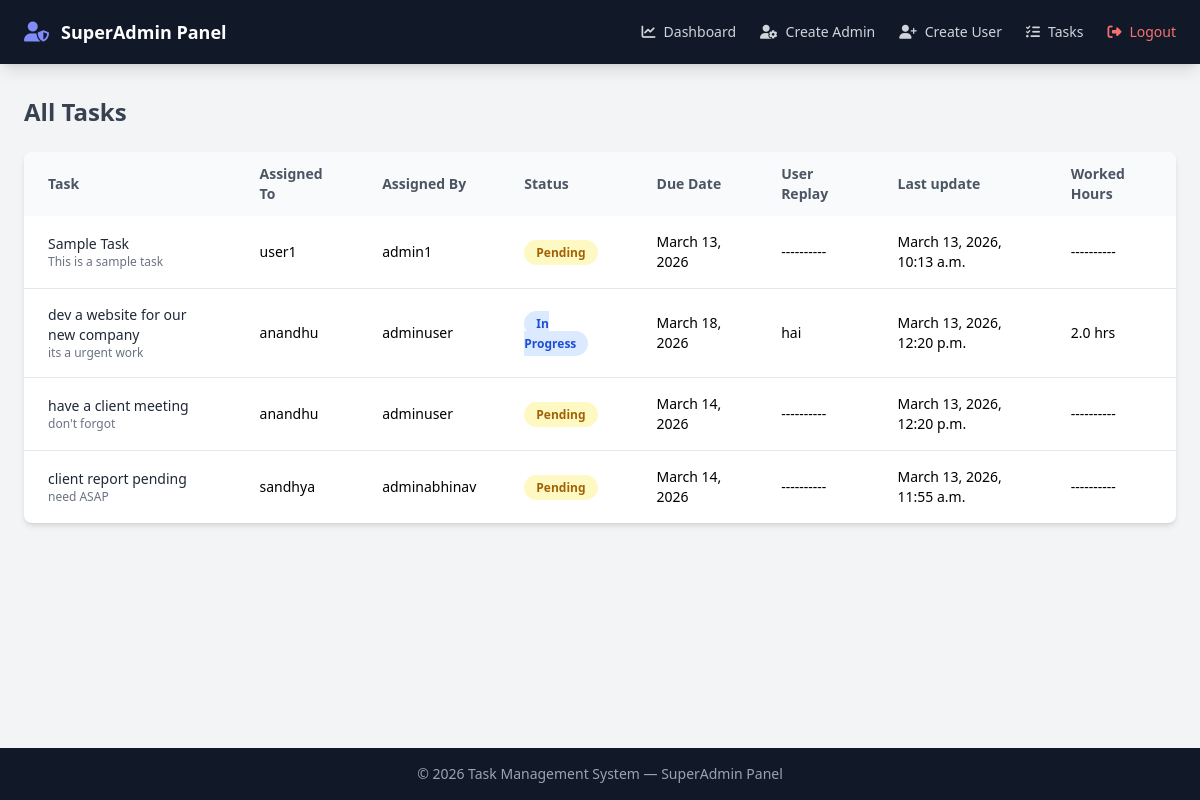
The page /superadmin/tasks/ (signed in) on the database as committed earlier.
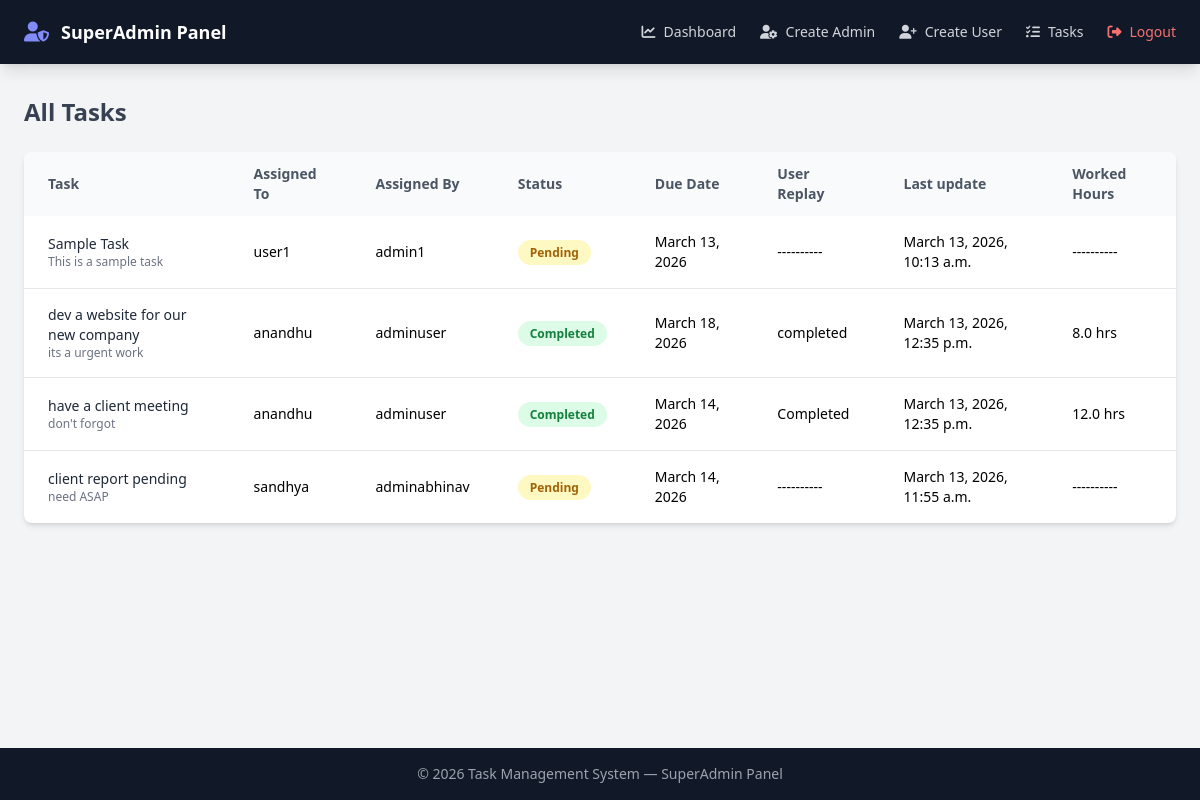
The same page on the database as committed later.
### app/models.py (models this page shows, shortened)
class Task(models.Model):
    STATUS_CHOICES = (
        ("PENDING", "Pending"),
        ("IN_PROGRESS", "In Progress"),
        ("COMPLETED", "Completed"),
    )
    title = models.CharField(max_length=255)
    description = models.TextField()
    assigned_to = models.ForeignKey(
        User,
        on_delete=models.CASCADE,
        related_name="assigned_tasks"
    )
    assigned_by = models.ForeignKey(
        User,
        on_delete=models.CASCADE,
        related_name="created_tasks"
    )
    due_date = models.DateField()
    status = models.CharField(
        max_length=20,
        choices=STATUS_CHOICES,
        default="PENDING"
    )
    completion_report = models.TextField(
        blank=True,
        null=True
    )
    worked_hours = models.FloatField(
        blank=True,
        null=True
    )
    created_at = models.DateTimeField(auto_now_add=True)
    updated_at = models.DateTimeField(auto_now=True)

class User(AbstractUser):
    ROLE_CHOICES = (
        ("SUPERADMIN", "SuperAdmin"),
        ("ADMIN", "Admin"),
        ("USER", "User"),
    )
    role = models.CharField(
        max_length=20,
        choices=ROLE_CHOICES,
        default="USER"
    )
    assigned_admin = models.ForeignKey(
        "self",
        null=True,
        blank=True,
        on_delete=models.SET_NULL,
        related_name="users"
    )

### app/views.py (the view)
@login_required
def superadmin_tasks(request):
    if request.user.role != "SUPERADMIN":
        return redirect("login")
    tasks = Task.objects.select_related(
        "assigned_to",
        "assigned_by"
    ).all()
    return render(
        request,
        "superadmin/tasks.html",
        {"tasks": tasks}
    )

### app/templates/superadmin/tasks.html
{% extends "superadmin/superadminbase.html" %}
{% block content %}
<h1 class="text-2xl font-semibold text-gray-700 mb-6">
    All Tasks
</h1>
<div class="bg-white shadow-md rounded-lg overflow-hidden">
    <div class="overflow-x-auto">
        <table class="w-full text-sm">
            <thead class="bg-gray-50 text-gray-600">
                <tr>
                    <th class="px-6 py-3 text-left">Task</th>
                    <th class="px-6 py-3 text-left">Assigned To</th>
                    <th class="px-6 py-3 text-left">Assigned By</th>
                    <th class="px-6 py-3 text-left">Status</th>
                    <th class="px-6 py-3 text-left">Due Date</th>
                    <th class="px-6 py-3 text-left">User Replay</th>
                    <th class="px-6 py-3 text-left">Last update</th>
                    <th class="px-6 py-3 text-left">Worked Hours</th>
                </tr>
            </thead>
            <tbody class="divide-y">
                {% for task in tasks %}
                <tr class="hover:bg-gray-50">
                    <td class="px-6 py-4">
                        <p class="font-medium text-gray-800">
                            {{ task.title }}
                        </p>
                        <p class="text-xs text-gray-500">
                            {{ task.description }}
                        </p>
                    </td>
                    <td class="px-6 py-4">
                        {{ task.assigned_to.username }}
                    </td>
                    <td class="px-6 py-4">
                        {{ task.assigned_by.username }}
                    </td>
                    <td class="px-6 py-4">
                        {% if task.status == "COMPLETED" %}
                        <span class="bg-green-100 text-green-700 text-xs font-semibold px-3 py-1 rounded-full">
                            Completed
                        </span>
                        {% elif task.status == "IN_PROGRESS" %}
                        <span class="bg-blue-100 text-blue-700 text-xs font-semibold px-3 py-1 rounded-full">
                            In Progress
                        </span>
                        {% else %}
                        <span class="bg-yellow-100 text-yellow-700 text-xs font-semibold px-3 py-1 rounded-full">
                            Pending
                        </span>
                        {% endif %}
                    </td>
                    <td class="px-6 py-4">
                        {{ task.due_date }}
                    </td>
                    <td class="px-6 py-4">
                        {% if task.completion_report %}
                        {{ task.completion_report }}
                        {% else %}
                        ----------
                        {% endif %}
                    </td>
                    <td class="px-6 py-4">
                        {% if task.updated_at %}
                        {{ task.updated_at }}
                        {% else %}
                        ----------
                        {% endif %}
                    <td class="px-6 py-4">
                        {% if task.worked_hours %}
                        {{ task.worked_hours }} hrs
                        {% else %}
                        ----------
                        {% endif %}
                    </td>
                </tr>
                {% empty %}
                <tr>
                    <td colspan="6" class="text-center py-6 text-gray-400">
                        No tasks found
                    </td>
                </tr>
                {% endfor %}
            </tbody>
        </table>
    </div>
</div>
{% endblock %}

### app/templates/superadmin/superadminbase.html (shortened to what this page needs)
<!DOCTYPE html>
<html lang="en">
<head>
    <script src="https://cdn.tailwindcss.com"></script>
    <link rel="stylesheet" href="https://cdnjs.cloudflare.com/ajax/libs/font-awesome/6.5.0/css/all.min.css">
</head>
<body class="bg-gray-100 min-h-screen flex flex-col">
    <nav class="bg-gray-900 shadow-lg">
        <div class="max-w-7xl mx-auto px-6">
            <div class="flex justify-between items-center h-16">
                <div class="flex items-center space-x-3">
                    <i class="fa-solid fa-user-shield text-indigo-400 text-xl"></i>
                    <span class="text-white font-semibold text-lg">
                        SuperAdmin Panel
                    </span>
                </div>
                <div class="hidden md:flex items-center space-x-6 text-sm">
                    <a href="{% url 'superadmin_dashboard' %}"
                        class="flex items-center gap-2 text-gray-300 hover:text-white transition">
                        <i class="fa-solid fa-chart-line"></i>
                        Dashboard </a>
                    <a href="{% url 'create_admin' %}"
                        class="flex items-center gap-2 text-gray-300 hover:text-white transition">
                        <i class="fa-solid fa-user-gear"></i>
                        Create Admin </a>
                    <a href="{% url 'create_user' %}"
                        class="flex items-center gap-2 text-gray-300 hover:text-white transition">
                        <i class="fa-solid fa-user-plus"></i>
                        Create User </a>
                    <a href="{% url 'superadmin_tasks' %}"
                        class="flex items-center gap-2 text-gray-300 hover:text-white transition">
                        <i class="fa-solid fa-list-check"></i>
                        Tasks
                    </a>
                    <a href="{% url 'logout' %}"
                        class="flex items-center gap-2 text-red-400 hover:text-red-500 transition font-medium">
                        <i class="fa-solid fa-right-from-bracket"></i>
                        Logout </a>
                </div>
            </div>
        </div>
    </nav>
    <main class="flex-grow">
        <div class="max-w-7xl mx-auto px-6 py-8">
            {% block content %}
            {% endblock %}
        </div>
    </main>
    <footer class="bg-gray-900 text-gray-400 text-center py-4 text-sm">
        © 2026 Task Management System — SuperAdmin Panel
    </footer>
</body>
</html>

Rows that differ between the two databases and show on the page:
changed Task "dev a website for our new company": completion_report "hai" → "completed"; updated_at "March 13, 2026, 12:20 p.m." → "March 13, 2026, 12:35 p.m."; worked_hours "2.0" → "8.0"; status "In Progress" → "Completed"
changed Task "have a client meeting": completion_report (not shown) → "Completed"; updated_at "March 13, 2026, 12:20 p.m." → "March 13, 2026, 12:35 p.m."; worked_hours (not shown) → "12.0"; status "Pending" → "Completed"; worked_hours "----------" → "hrs"; no longer shows "----------"
